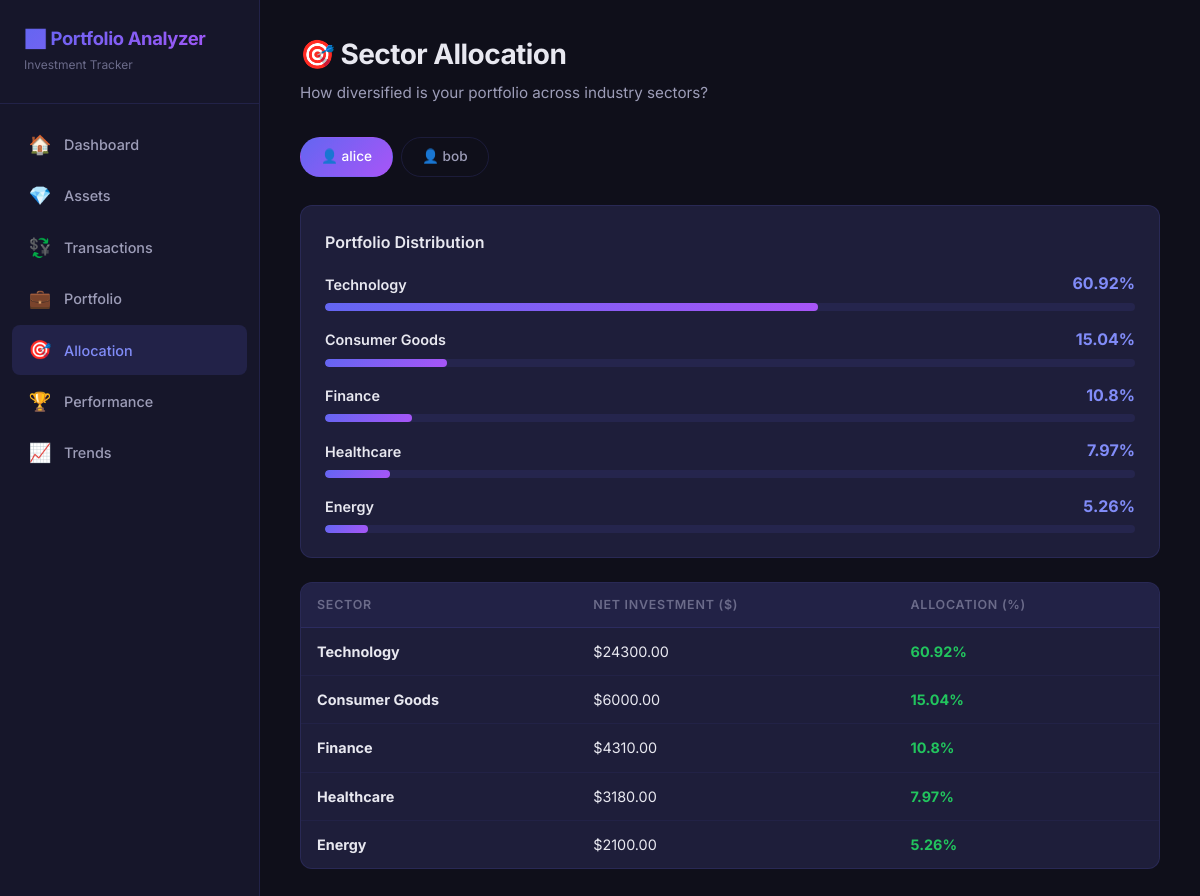
The page /allocation on the database its author committed.
### tables this page shows
CREATE TABLE Users (
    user_id INTEGER PRIMARY KEY AUTOINCREMENT,
    username TEXT NOT NULL UNIQUE,
    email TEXT NOT NULL UNIQUE,
    password TEXT NOT NULL,
    created_at TEXT NOT NULL DEFAULT (datetime('now'))
);

CREATE TABLE Sectors (
    sector_id INTEGER PRIMARY KEY AUTOINCREMENT,
    sector_name TEXT NOT NULL UNIQUE
);

### app.py (the view)
@app.route('/allocation')
@app.route('/allocation/<int:user_id>')
def allocation(user_id=None):
    conn = get_db()
    users = conn.execute("SELECT * FROM Users").fetchall()
    if user_id is None and users:
        user_id = users[0]['user_id']
    allocation_data = []
    if user_id:
        allocation_data = conn.execute("""
            SELECT
                s.sector_name,
                SUM(CASE WHEN t.type = 'BUY' THEN t.total_amount ELSE -t.total_amount END)
                    AS sector_investment,
                ROUND(
                    SUM(CASE WHEN t.type = 'BUY' THEN t.total_amount ELSE -t.total_amount END) * 100.0 /
                    (SELECT SUM(CASE WHEN t2.type = 'BUY' THEN t2.total_amount ELSE -t2.total_amount END)
                     FROM Transactions t2
                     WHERE t2.user_id = ?),
                    2
                ) AS percentage
            FROM Transactions t
            JOIN Assets a ON t.asset_id = a.asset_id
            JOIN Sectors s ON a.sector_id = s.sector_id
            WHERE t.user_id = ?
            GROUP BY s.sector_name
            ORDER BY sector_investment DESC
        """, (user_id, user_id)).fetchall()
    conn.close()
    return render_template('allocation.html',
                           users=users,
                           current_user_id=user_id,
                           allocation=allocation_data)

### app.py (called while the page is built)
@app.before_request
def before_request():
    import os
    from database import DATABASE
    if not os.path.exists(DATABASE):
        init_db()

### database.py (called while the page is built)
def get_db():
    conn = sqlite3.connect(DATABASE)
    conn.row_factory = sqlite3.Row          # Access columns by name
    conn.execute("PRAGMA foreign_keys = ON")  # Enable foreign key checks
    return conn

### templates/allocation.html (shortened to what this page needs)
{% extends "base.html" %}
{% block content %}
<div class="page-header">
    <h2>🎯 Sector Allocation</h2>
    <p>How diversified is your portfolio across industry sectors?</p>
</div>
<div class="user-selector">
    {% for user in users %}
    <a href="{{ url_for('allocation', user_id=user['user_id']) }}"
        class="user-btn {{ 'active' if user['user_id'] == current_user_id }}">
        👤 {{ user['username'] }}
    </a>
    {% endfor %}
</div>
{% if allocation %}
<div class="form-section">
    <h3>Portfolio Distribution</h3>
    <div class="allocation-bars" style="margin-top: 16px;">
        {% for a in allocation %}
        <div class="alloc-item">
            <div class="alloc-info">
                <span class="sector-name">{{ a['sector_name'] }}</span>
                <span class="sector-pct">{{ a['percentage'] }}%</span>
            </div>
            <div class="alloc-bar-bg">
                <div class="alloc-bar-fill" style="width: {{ a['percentage'] }}%"></div>
            </div>
        </div>
        {% endfor %}
    </div>
</div>
<div class="table-container">
    <table>
        <thead>
            <tr>
                <th>Sector</th>
                <th>Net Investment ($)</th>
                <th>Allocation (%)</th>
            </tr>
        </thead>
        <tbody>
            {% for a in allocation %}
            <tr>
                <td><strong>{{ a['sector_name'] }}</strong></td>
                <td>${{ "%.2f"|format(a['sector_investment']) }}</td>
                <td>
                    <span class="return-bar positive">{{ a['percentage'] }}%</span>
                </td>
            </tr>
            {% endfor %}
        </tbody>
    </table>
</div>
{% endif %}
{% endblock %}

### static/style.css (style rules this page uses)
:root { --bg-primary: #0f0f1a; --bg-secondary: #16162a; --bg-card: #1e1e3a; --bg-card-hover: #262650; --border-color: rgba(99, 102, 241, 0.15); --border-glow: rgba(99, 102, 241, 0.3); --text-primary: #e8e8f0; --text-secondary: #9d9db8; --text-muted: #6b6b8a; --accent-primary: #6366f1; --accent-secondary: #818cf8; --accent-gradient: linear-gradient(135deg, #6366f1, #a855f7); --green: #22c55e; --green-bg: rgba(34, 197, 94, 0.12); --red: #ef4444; --red-bg: rgba(239, 68, 68, 0.12); --yellow: #eab308; --blue: #3b82f6; --radius: 12px; --radius-sm: 8px; --shadow: 0 4px 24px rgba(0, 0, 0, 0.3); --transition: all 0.25s cubic-bezier(0.4, 0, 0.2, 1); }
*, *::before, *::after { margin: 0; padding: 0; box-sizing: border-box; }
html { scroll-behavior: smooth; }
body { font-family: 'Inter', -apple-system, BlinkMacSystemFont, sans-serif; background: var(--bg-primary); color: var(--text-primary); line-height: 1.6; min-height: 100vh; }
a { color: var(--accent-secondary); text-decoration: none; transition: var(--transition); }
.page-header { margin-bottom: 32px; }
.page-header h2 { font-size: 1.75rem; font-weight: 700; letter-spacing: -0.02em; margin-bottom: 4px; }
.page-header p { color: var(--text-secondary); font-size: 0.95rem; }
.user-selector { display: flex; gap: 8px; margin-bottom: 28px; }
.user-btn { padding: 8px 20px; border-radius: 24px; border: 1px solid var(--border-color); background: transparent; color: var(--text-secondary); font-family: inherit; font-size: 0.85rem; font-weight: 500; cursor: pointer; transition: var(--transition); }
.user-btn.active { background: var(--accent-gradient); border-color: transparent; color: white; }
.table-container { background: var(--bg-card); border: 1px solid var(--border-color); border-radius: var(--radius); overflow: hidden; margin-bottom: 24px; }
.table-container table { width: 100%; border-collapse: collapse; }
.table-container th { background: rgba(99, 102, 241, 0.06); padding: 12px 16px; text-align: left; font-size: 0.78rem; font-weight: 600; color: var(--text-muted); text-transform: uppercase; letter-spacing: 0.06em; border-bottom: 1px solid var(--border-color); }
.table-container td { padding: 12px 16px; font-size: 0.9rem; border-bottom: 1px solid rgba(99, 102, 241, 0.06); }
.table-container tr:last-child td { border-bottom: none; }
.form-section { background: var(--bg-card); border: 1px solid var(--border-color); border-radius: var(--radius); padding: 24px; margin-bottom: 24px; }
.form-section h3 { font-size: 1rem; font-weight: 600; margin-bottom: 16px; color: var(--text-primary); }
.allocation-bars { display: flex; flex-direction: column; gap: 16px; }
.alloc-item { display: flex; flex-direction: column; gap: 6px; }
.alloc-info { display: flex; justify-content: space-between; align-items: center; }
.alloc-info .sector-name { font-weight: 600; font-size: 0.9rem; }
.alloc-info .sector-pct { font-weight: 700; color: var(--accent-secondary); }
.alloc-bar-bg { height: 8px; background: rgba(99, 102, 241, 0.1); border-radius: 8px; overflow: hidden; }
.alloc-bar-fill { height: 100%; background: var(--accent-gradient); border-radius: 8px; transition: width 0.8s cubic-bezier(0.4, 0, 0.2, 1); }
.return-bar { display: inline-flex; align-items: center; gap: 6px; font-weight: 700; font-size: 0.9rem; }
.return-bar.positive { color: var(--green); }

### rows shown on the page
Users: username "alice"
Users: username "bob"
Sectors: sector_name "Technology", percentage "60.92", sector_investment "24300.00"
Sectors: sector_name "Consumer Goods", percentage "15.04", sector_investment "6000.00"
Sectors: sector_name "Finance", percentage "10.8", sector_investment "4310.00"
Sectors: sector_name "Healthcare", percentage "7.97", sector_investment "3180.00"
Sectors: sector_name "Energy", percentage "5.26", sector_investment "2100.00"
